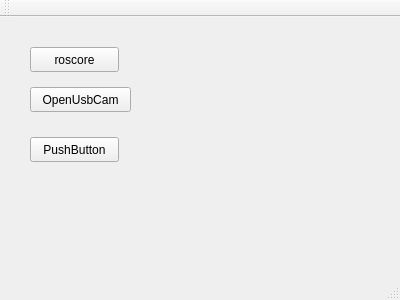
<?xml version="1.0" encoding="UTF-8"?>
<ui version="4.0">
 <class>MainWindow</class>
 <widget class="QMainWindow" name="MainWindow">
  <property name="geometry">
   <rect>
    <x>0</x>
    <y>0</y>
    <width>400</width>
    <height>300</height>
   </rect>
  </property>
  <property name="windowTitle">
   <string>MainWindow</string>
  </property>
  <widget class="QWidget" name="centralWidget">
   <widget class="QPushButton" name="pushButton">
    <property name="geometry">
     <rect>
      <x>30</x>
      <y>70</y>
      <width>101</width>
      <height>25</height>
     </rect>
    </property>
    <property name="text">
     <string>OpenUsbCam</string>
    </property>
   </widget>
   <widget class="QPushButton" name="pushButton_2">
    <property name="geometry">
     <rect>
      <x>30</x>
      <y>30</y>
      <width>89</width>
      <height>25</height>
     </rect>
    </property>
    <property name="text">
     <string>roscore</string>
    </property>
   </widget>
   <widget class="QPushButton" name="pushButton_3">
    <property name="geometry">
     <rect>
      <x>30</x>
      <y>120</y>
      <width>89</width>
      <height>25</height>
     </rect>
    </property>
    <property name="text">
     <string>PushButton</string>
    </property>
   </widget>
  </widget>
  <widget class="QMenuBar" name="menuBar">
   <property name="geometry">
    <rect>
     <x>0</x>
     <y>0</y>
     <width>400</width>
     <height>22</height>
    </rect>
   </property>
  </widget>
  <widget class="QToolBar" name="mainToolBar">
   <attribute name="toolBarArea">
    <enum>TopToolBarArea</enum>
   </attribute>
   <attribute name="toolBarBreak">
    <bool>false</bool>
   </attribute>
  </widget>
  <widget class="QStatusBar" name="statusBar"/>
 </widget>
 <layoutdefault spacing="6" margin="11"/>
 <resources/>
 <connections/>
</ui>
